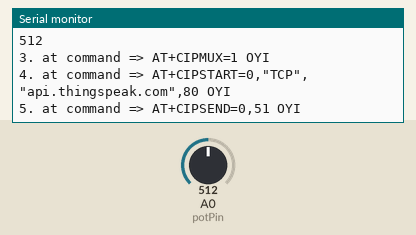
Simulated run of this sketch. Board: Arduino Uno, built with avr-gcc and run on an emulated ATmega328P. On the bench: the last lines printed to the serial monitor. The test bench sets the inputs (shaded band); at power-on: A0 (potPin) = 512. The modem accepts every AT command (registered, SIM ready, sends succeed) and sends nothing else.

Above: at 1.2 s.
1.3 s: A0 (potPin) set to 111
At 2.5 s:
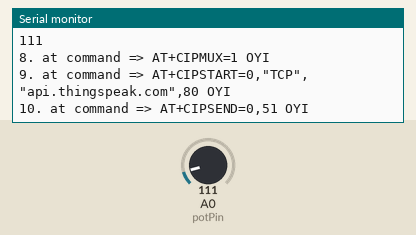
4.8 s: A0 (potPin) set to 92
At 5.8 s:
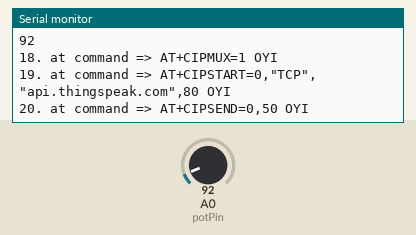
Timing chart, 0 to 7.8 s (numbered marks = the images above; inputs shaded):
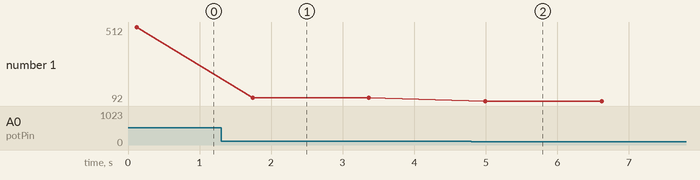

The sketch:

pot-esp8266.ino
```cpp
#include <SoftwareSerial.h>
#define RX 1
#define TX  0
// Information sur le potentiomètre
int potPin =0 ;
int readValue;

String AP = "AIRBOX-B39B";       // AP NAME
String PASS = "4pwZt6vJ"; // AP PASSWORD
String API = "29VQJ7D4U7XVLTS5";   // Write API KEY (GQ9WS5CNM1WDMY1J)
String HOST = "api.thingspeak.com"; //api.thingspeak.com
String PORT = "80";
int countTrueCommand;
int countTimeCommand;
boolean found = false;
//int valSensor = 1;

SoftwareSerial esp8266(RX,TX);

void setup() {
  Serial.begin(9600);
  esp8266.begin(115200);
  sendCommand("AT",5,"OK");
  sendCommand("AT+CWMODE=1",5,"OK");
  sendCommand("AT+CWJAP=\""+ AP +"\",\""+ PASS +"\"",20,"OK");
}

void loop() {
  /*Écriture de la valeur du potentiomètre
      dans la variable "readValue"
    */
    readValue = analogRead(potPin);
    Serial.println(readValue);

 String getData = "GET /update?api_key="+ API +"&field2="+readValue;
 sendCommand("AT+CIPMUX=1",5,"OK");
 sendCommand("AT+CIPSTART=0,\"TCP\",\""+ HOST +"\","+ PORT,15,"OK");
 sendCommand("AT+CIPSEND=0," +String(getData.length()+4),4,">");
 esp8266.println(getData);delay(1500);countTrueCommand++;
 sendCommand("AT+CIPCLOSE=0",5,"OK");
}


void sendCommand(String command, int maxTime, char readReplay[]) {
  Serial.print(countTrueCommand);
  Serial.print(". at command => ");
  Serial.print(command);
  Serial.print(" ");
  while(countTimeCommand < (maxTime*1))
  {
    esp8266.println(command);//at+cipsend
    if(esp8266.find(readReplay))//ok
    {
      found = true;
      break;
    }

    countTimeCommand++;
  }

  if(found == true)
  {
    Serial.println("OYI");
    countTrueCommand++;
    countTimeCommand = 0;
  }

  if(found == false)
  {
    Serial.println("Fail");
    countTrueCommand = 0;
    countTimeCommand = 0;
  }

  found = false;
 }
```

Measured:
- after the input at 1.3 s, the serial monitor: prints a new line after 0.44 s (image 1)
- after the input at 4.8 s, the serial monitor: prints a new line after 0.20 s (image 2)
- plotted number 1: 512 → 111 after the input at 1.3 s, 111 → 92 after the input at 4.8 s
